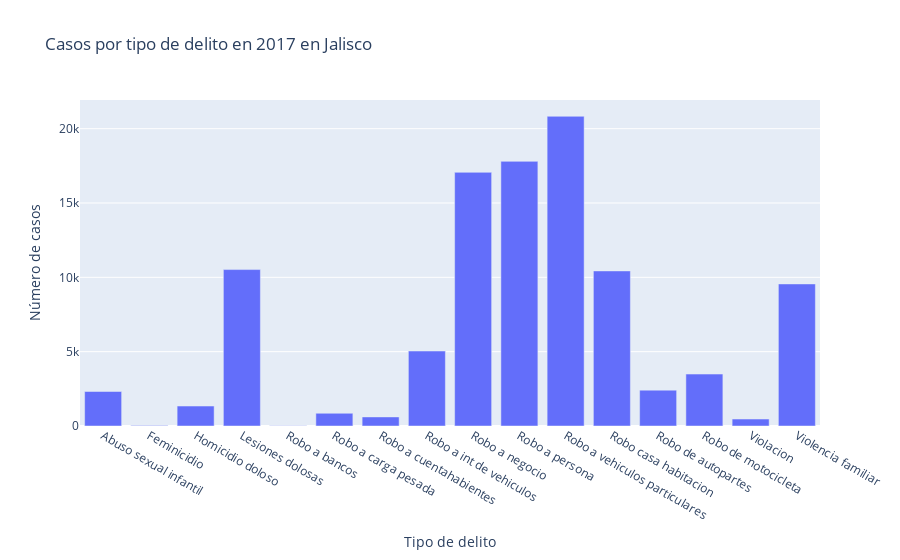
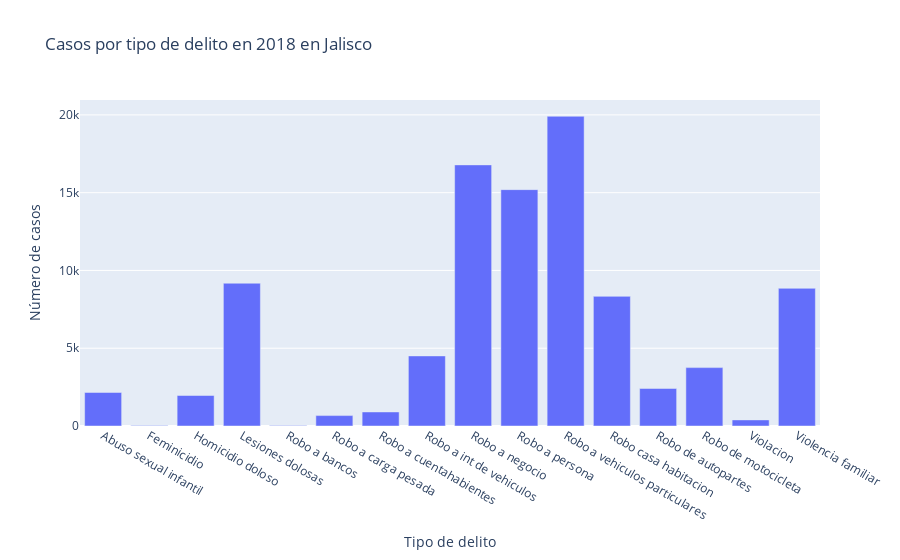
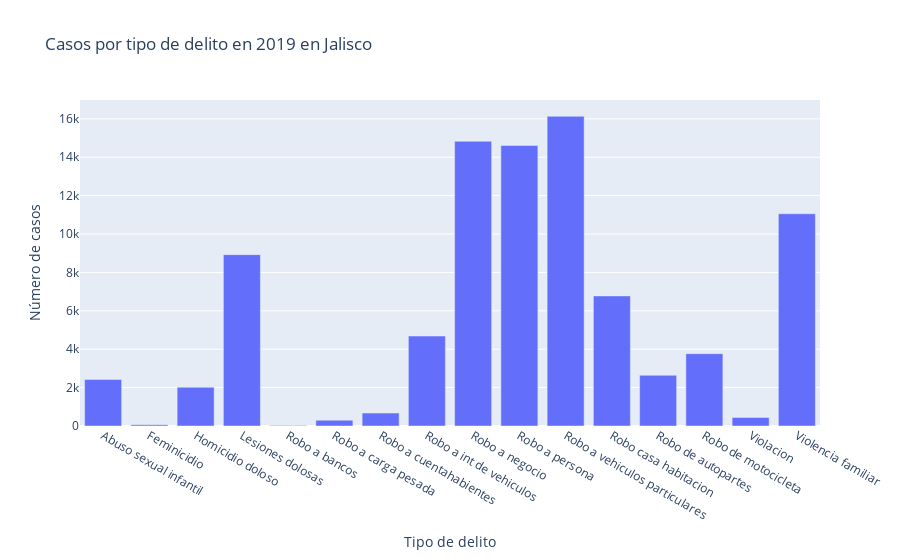
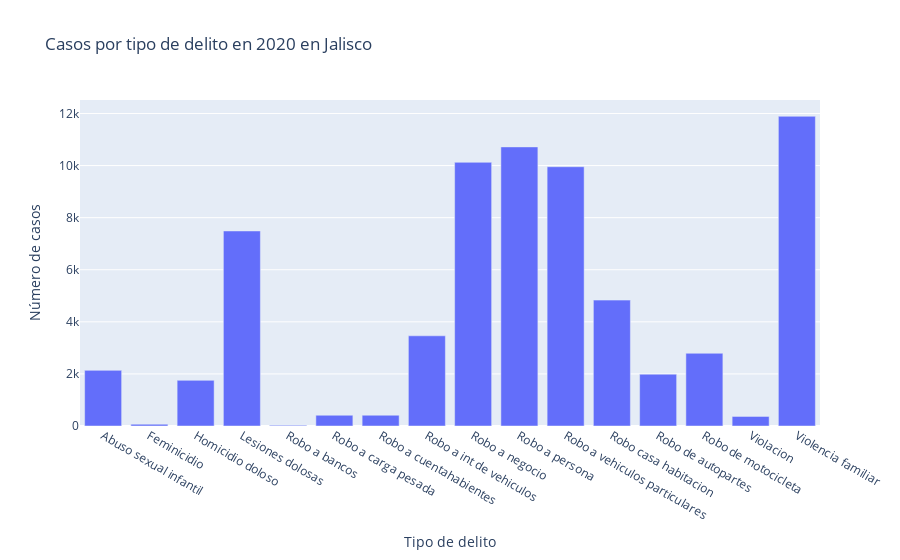

The notebook cell these images were saved under, in order:
### Code cell
year= [2017, 2018, 2019, 2020, 2021, 2022, 2023, 2024,2025]

for y in year:
    df_year = (
        df[df["año"] == y]
        .groupby("delito")
        .size()
        .reset_index(name="casos")
    )
    fig = px.bar(
        df_year,
        x="delito",
        labels={"delito": "Tipo de delito" , "casos": "Número de casos"},
        y="casos",
        title=f"Casos por tipo de delito en {y} en Jalisco"
    )

    fig.show()

### Figure 1 — Plotly figure (JSON) as saved in the notebook; plotly's stock layout.template omitted (floating-point values rounded to 4 significant figures)
{"data": [{"hovertemplate": "Tipo de delito=%{x}<br>Número de casos=%{y}<extra></extra>", "legendgroup": "", "marker": {"color": "#636efa", "pattern": {"shape": ""}}, "name": "", "orientation": "v", "showlegend": false, "textposition": "auto", "type": "bar", "x": ["Abuso sexual infantil", "Feminicidio", "Homicidio doloso", "Lesiones dolosas", "Robo a bancos", "Robo a carga pesada", "Robo a cuentahabientes", "Robo a int de vehiculos", "Robo a negocio", "Robo a persona", "Robo a vehiculos particulares", "Robo casa habitacion", "Robo de autopartes", "Robo de motocicleta", "Violacion", "Violencia familiar"], "xaxis": "x", "y": [2321, 27, 1342, 10523, 23, 856, 611, 5043, 17063, 17801, 20833, 10431, 2413, 3493, 467, 9557], "yaxis": "y"}], "layout": {"barmode": "relative", "legend": {"tracegroupgap": 0}, "title": {"text": "Casos por tipo de delito en 2017 en Jalisco"}, "xaxis": {"anchor": "y", "domain": [0, 1], "title": {"text": "Tipo de delito"}}, "yaxis": {"anchor": "x", "domain": [0, 1], "title": {"text": "Número de casos"}}}}

### Figure 2 — Plotly figure (JSON) as saved in the notebook; plotly's stock layout.template omitted (floating-point values rounded to 4 significant figures)
{"data": [{"hovertemplate": "Tipo de delito=%{x}<br>Número de casos=%{y}<extra></extra>", "legendgroup": "", "marker": {"color": "#636efa", "pattern": {"shape": ""}}, "name": "", "orientation": "v", "showlegend": false, "textposition": "auto", "type": "bar", "x": ["Abuso sexual infantil", "Feminicidio", "Homicidio doloso", "Lesiones dolosas", "Robo a bancos", "Robo a carga pesada", "Robo a cuentahabientes", "Robo a int de vehiculos", "Robo a negocio", "Robo a persona", "Robo a vehiculos particulares", "Robo casa habitacion", "Robo de autopartes", "Robo de motocicleta", "Violacion", "Violencia familiar"], "xaxis": "x", "y": [2156, 33, 1960, 9179, 32, 670, 904, 4506, 16786, 15196, 19910, 8335, 2412, 3753, 392, 8850], "yaxis": "y"}], "layout": {"barmode": "relative", "legend": {"tracegroupgap": 0}, "title": {"text": "Casos por tipo de delito en 2018 en Jalisco"}, "xaxis": {"anchor": "y", "domain": [0, 1], "title": {"text": "Tipo de delito"}}, "yaxis": {"anchor": "x", "domain": [0, 1], "title": {"text": "Número de casos"}}}}

### Figure 3 — Plotly figure (JSON) as saved in the notebook; plotly's stock layout.template omitted (floating-point values rounded to 4 significant figures)
{"data": [{"hovertemplate": "Tipo de delito=%{x}<br>Número de casos=%{y}<extra></extra>", "legendgroup": "", "marker": {"color": "#636efa", "pattern": {"shape": ""}}, "name": "", "orientation": "v", "showlegend": false, "textposition": "auto", "type": "bar", "x": ["Abuso sexual infantil", "Feminicidio", "Homicidio doloso", "Lesiones dolosas", "Robo a bancos", "Robo a carga pesada", "Robo a cuentahabientes", "Robo a int de vehiculos", "Robo a negocio", "Robo a persona", "Robo a vehiculos particulares", "Robo casa habitacion", "Robo de autopartes", "Robo de motocicleta", "Violacion", "Violencia familiar"], "xaxis": "x", "y": [2423, 65, 2017, 8927, 21, 303, 674, 4685, 14833, 14615, 16134, 6777, 2640, 3768, 446, 11056], "yaxis": "y"}], "layout": {"barmode": "relative", "legend": {"tracegroupgap": 0}, "title": {"text": "Casos por tipo de delito en 2019 en Jalisco"}, "xaxis": {"anchor": "y", "domain": [0, 1], "title": {"text": "Tipo de delito"}}, "yaxis": {"anchor": "x", "domain": [0, 1], "title": {"text": "Número de casos"}}}}

### Figure 4 — Plotly figure (JSON) as saved in the notebook; plotly's stock layout.template omitted (floating-point values rounded to 4 significant figures)
{"data": [{"hovertemplate": "Tipo de delito=%{x}<br>Número de casos=%{y}<extra></extra>", "legendgroup": "", "marker": {"color": "#636efa", "pattern": {"shape": ""}}, "name": "", "orientation": "v", "showlegend": false, "textposition": "auto", "type": "bar", "x": ["Abuso sexual infantil", "Feminicidio", "Homicidio doloso", "Lesiones dolosas", "Robo a bancos", "Robo a carga pesada", "Robo a cuentahabientes", "Robo a int de vehiculos", "Robo a negocio", "Robo a persona", "Robo a vehiculos particulares", "Robo casa habitacion", "Robo de autopartes", "Robo de motocicleta", "Violacion", "Violencia familiar"], "xaxis": "x", "y": [2136, 68, 1753, 7489, 26, 413, 414, 3463, 10125, 10717, 9956, 4834, 1989, 2792, 369, 11892], "yaxis": "y"}], "layout": {"barmode": "relative", "legend": {"tracegroupgap": 0}, "title": {"text": "Casos por tipo de delito en 2020 en Jalisco"}, "xaxis": {"anchor": "y", "domain": [0, 1], "title": {"text": "Tipo de delito"}}, "yaxis": {"anchor": "x", "domain": [0, 1], "title": {"text": "Número de casos"}}}}
